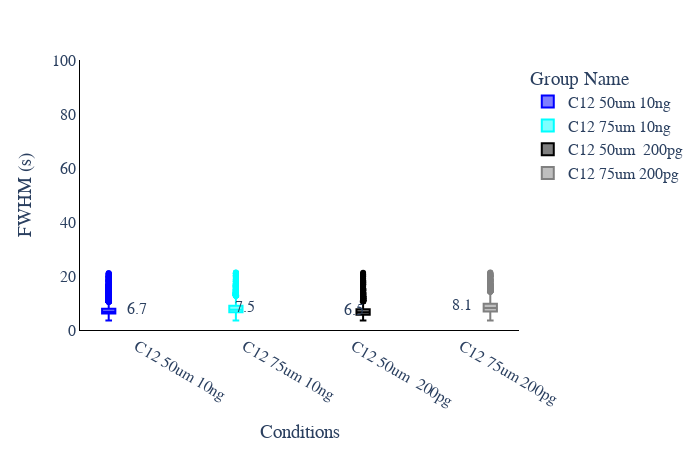

The code cell stored with this chart in its notebook:
### Code cell
# FWHM boxplot
display()
plot_options={    
        "mean label": "True",
        "X Title": "Conditions",
        "Y Title": "FWHM (s)",
        "color": ["blue", "cyan", "black", "gray", "purple", "pink",
                  "orange", "brown", "pink", "gray", "olive", "cyan"],
        "log10": False,
        "width": 700,
        "height": 450,
        "font": dict(size=16, family="Arial black"),
        "outliers": "remove", #False, "all", "outliers", "suspectedoutliers", "remove"
        "ylimits": [0, 100],
        "FWHM mode": "ungrouped", #grouped, ungrouped
        "Group By X": "Sample Amount",
        "Group By Color": "SPE Type",
        "help for information only": \
        "Mean label options: True or False." \
        "color: the first few colors will be used"\
    }
figure, _, _ =FWHM_Boxplot(peakdata_obj, plot_options, saved_peak_settings)
figure.show()
#figure.write_image("images/test.svg")

### Figure 1 — Plotly figure (JSON) as saved in the notebook; plotly's stock layout.template omitted (floating-point values rounded to 4 significant figures; data arrays with more than 128 entries replaced by an {"elided": "..."} marker saying what was removed)
{"data": [{"alignmentgroup": "True", "hovertemplate": "Group Name=%{x}<br>FWHM=%{y}<extra></extra>", "legendgroup": "C12 50um 10ng", "marker": {"color": "blue"}, "name": "C12 50um 10ng", "notched": false, "offsetgroup": "C12 50um 10ng", "orientation": "v", "showlegend": true, "type": "box", "x": {"elided": "3421 str values"}, "x0": " ", "xaxis": "x", "y": {"elided": "3421 float values"}, "y0": " ", "yaxis": "y"}, {"alignmentgroup": "True", "hovertemplate": "Group Name=%{x}<br>FWHM=%{y}<extra></extra>", "legendgroup": "C12 75um 10ng", "marker": {"color": "cyan"}, "name": "C12 75um 10ng", "notched": false, "offsetgroup": "C12 75um 10ng", "orientation": "v", "showlegend": true, "type": "box", "x": {"elided": "3443 str values"}, "x0": " ", "xaxis": "x", "y": {"elided": "3443 float values"}, "y0": " ", "yaxis": "y"}, {"alignmentgroup": "True", "hovertemplate": "Group Name=%{x}<br>FWHM=%{y}<extra></extra>", "legendgroup": "C12 50um  200pg", "marker": {"color": "black"}, "name": "C12 50um  200pg", "notched": false, "offsetgroup": "C12 50um  200pg", "orientation": "v", "showlegend": true, "type": "box", "x": {"elided": "2426 str values"}, "x0": " ", "xaxis": "x", "y": {"elided": "2426 float values"}, "y0": " ", "yaxis": "y"}, {"alignmentgroup": "True", "hovertemplate": "Group Name=%{x}<br>FWHM=%{y}<extra></extra>", "legendgroup": "C12 75um 200pg", "marker": {"color": "gray"}, "name": "C12 75um 200pg", "notched": false, "offsetgroup": "C12 75um 200pg", "orientation": "v", "showlegend": true, "type": "box", "x": {"elided": "2795 str values"}, "x0": " ", "xaxis": "x", "y": {"elided": "2795 float values"}, "y0": " ", "yaxis": "y"}], "layout": {"annotations": [{"showarrow": false, "text": "6.5", "x": "C12 50um  200pg", "y": 7.518}, {"showarrow": false, "text": "6.7", "x": "C12 50um 10ng", "y": 7.751}, {"showarrow": false, "text": "7.5", "x": "C12 75um 10ng", "y": 8.587}, {"showarrow": false, "text": "8.1", "x": "C12 75um 200pg", "y": 9.326}], "boxmode": "group", "font": {"family": "Arial black", "size": 16}, "height": 450, "legend": {"title": {"text": "Group Name"}, "tracegroupgap": 0}, "margin": {"t": 60}, "paper_bgcolor": "white", "plot_bgcolor": "white", "showlegend": true, "width": 700, "xaxis": {"anchor": "y", "categoryarray": ["C12 50um 10ng", "C12 75um 10ng", "C12 50um  200pg", "C12 75um 200pg"], "categoryorder": "array", "domain": [0, 1], "linecolor": "black", "linewidth": 1, "showline": true, "title": {"text": "Conditions"}}, "yaxis": {"anchor": "x", "domain": [0, 1], "linecolor": "black", "linewidth": 1, "range": [0, 100], "showline": true, "title": {"text": "FWHM (s)"}}}}
